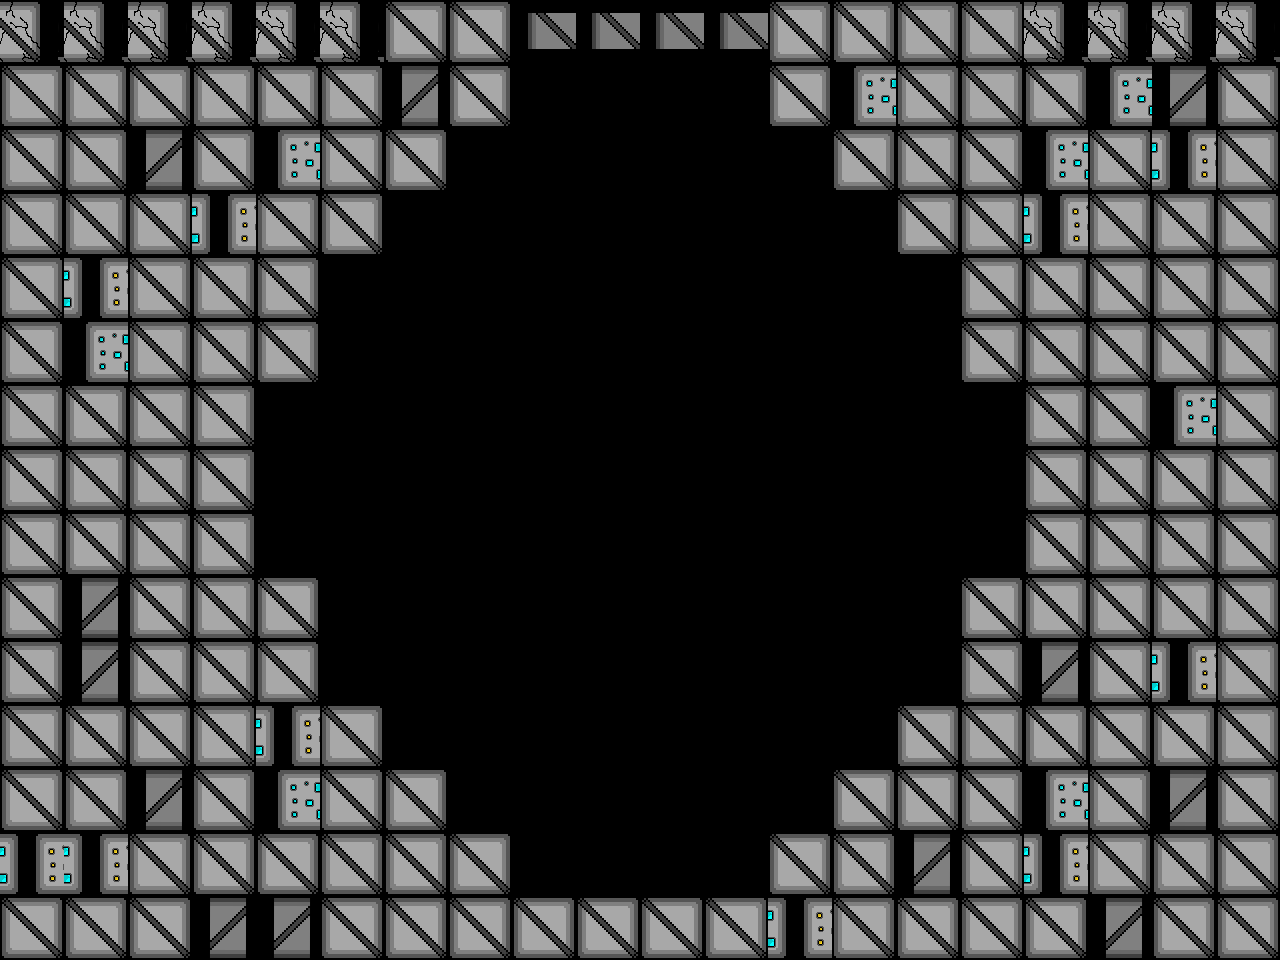

Below is a game level as drawn by its tile map, then a one-line description and the .tmx that defines it (tile-layer data replaced by summaries):
An orthogonal 20x15 tile map with 64x64 px tiles, 1 tile layer (Tile Layer 2) and 3 objects (ScrollingBackground, Player, HealthUp).

<map version="1.0" tiledversion="1.0.3" orientation="orthogonal" renderorder="right-down" width="20" height="15" tilewidth="64" tileheight="64" nextobjectid="76">
 <properties>
  <property name="assassin" value="assets/assasin_rightLeftSpritesheet.png" />
  <property name="backgroundEasy" value="assets/backgroundEasy.png" />
  <property name="backgroundHard" value="assets/backgroundHard.png" />
  <property name="backgroundMedium" value="assets/backgroundMedium.png" />
  <property name="boss" value="assets/boss.png" />
  <property name="bossexplosion" value="assets/bossexplosion.png" />
  <property name="damageUp" value="assets/metalBoxCoin.png" />
  <property name="explosion" value="assets/explosion.png" />
  <property name="firingRateUp" value="assets/metalBoxCoin.png" />
  <property name="healthUp" value="assets/metalBoxHeart.png" />
  <property name="largeexplosion" value="assets/largeexplosion.png" />
  <property name="loading" value="assets/loading.png" />
  <property name="moveSpeedUp" value="assets/metalBoxCoin.png" />
  <property name="newborn" value="assets/newborn_spritesheet(h54_w62).png" />
  <property name="player" value="assets/playerSpriteSheetTemp.png" />
  <property name="reward" value="assets/reward1.png" />
  <property name="smallexplosion" value="assets/smallexplosion.png" />
  <property name="uno" value="assets/uno_Static.png" />
 </properties>
 <tileset firstgid="1" name="blocks1" tilewidth="64" tileheight="64" tilecount="14" columns="14">
  <image source="blocks1.png" width="900" height="64" />
 </tileset>
 <objectgroup color="#00ff00" name="Object Layer 1">
  <object id="59" name="Background" type="ScrollingBackground" x="0" y="0" width="64" height="64">
   <properties>
    <property name="numFrames" value="1" />
    <property name="textureHeight" value="960" />
    <property name="textureID" value="backgroundEasy" />
    <property name="textureWidth" value="1280" />
   </properties>
  </object>
  <object id="55" name="Player1" type="Player" x="609.909" y="780.152" width="36" height="64">
   <properties>
    <property name="numFrames" value="3" />
    <property name="textureHeight" value="60" />
    <property name="textureID" value="player" />
    <property name="textureWidth" value="34" />
   </properties>
  </object>
  <object id="62" name="HealthUp" type="HealthUp" x="600.061" y="434.909" width="64" height="64">
   <properties>
    <property name="numFrames" value="1" />
    <property name="textureHeight" value="64" />
    <property name="textureID" value="healthUp" />
    <property name="textureWidth" value="64" />
   </properties>
  </object>
 </objectgroup>
 <layer name="Tile Layer 2" width="20" height="15">
  <properties>
   <property name="collidable" value="" />
  </properties>
  <data>[300 cells, 188 non-empty, 6 distinct tile ids]</data>
 </layer>
</map>